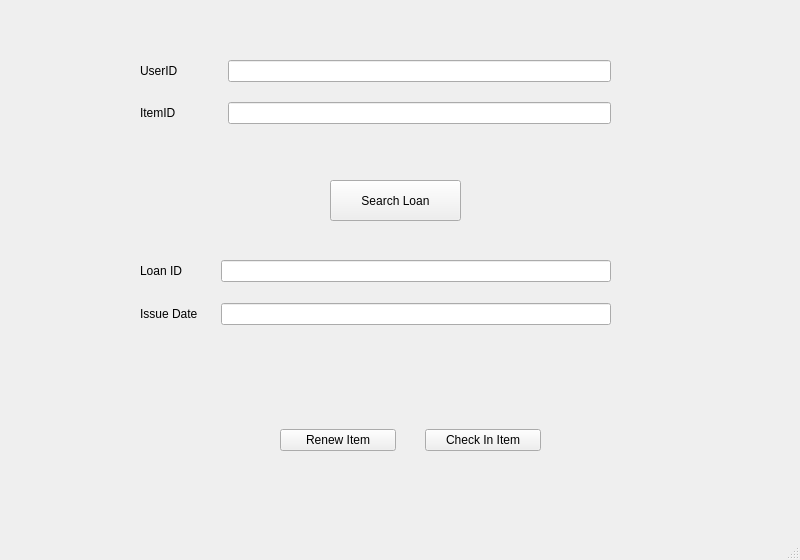
<?xml version="1.0" encoding="UTF-8"?>
<ui version="4.0">
 <class>RemoveLoan</class>
 <widget class="QMainWindow" name="RemoveLoan">
  <property name="geometry">
   <rect>
    <x>0</x>
    <y>0</y>
    <width>800</width>
    <height>560</height>
   </rect>
  </property>
  <property name="windowTitle">
   <string>MainWindow</string>
  </property>
  <widget class="QWidget" name="centralwidget">
   <widget class="QWidget" name="formLayoutWidget">
    <property name="geometry">
     <rect>
      <x>140</x>
      <y>60</y>
      <width>471</width>
      <height>111</height>
     </rect>
    </property>
    <layout class="QFormLayout" name="formLayout">
     <property name="horizontalSpacing">
      <number>50</number>
     </property>
     <property name="verticalSpacing">
      <number>20</number>
     </property>
     <item row="0" column="0">
      <widget class="QLabel" name="label">
       <property name="styleSheet">
        <string notr="true">font: 12pt &quot;Calibri&quot;;</string>
       </property>
       <property name="text">
        <string>UserID</string>
       </property>
      </widget>
     </item>
     <item row="0" column="1">
      <widget class="QLineEdit" name="in_userID">
       <property name="styleSheet">
        <string notr="true">font: 12pt &quot;Calibri&quot;;</string>
       </property>
      </widget>
     </item>
     <item row="1" column="1">
      <widget class="QLineEdit" name="in_itemID">
       <property name="styleSheet">
        <string notr="true">font: 12pt &quot;Calibri&quot;;</string>
       </property>
      </widget>
     </item>
     <item row="1" column="0">
      <widget class="QLabel" name="label_2">
       <property name="styleSheet">
        <string notr="true">font: 12pt &quot;Calibri&quot;;</string>
       </property>
       <property name="text">
        <string>ItemID</string>
       </property>
      </widget>
     </item>
    </layout>
   </widget>
   <widget class="QWidget" name="LoanDetails" native="true">
    <property name="geometry">
     <rect>
      <x>30</x>
      <y>230</y>
      <width>681</width>
      <height>331</height>
     </rect>
    </property>
    <widget class="QWidget" name="formLayoutWidget_2">
     <property name="geometry">
      <rect>
       <x>110</x>
       <y>30</y>
       <width>471</width>
       <height>141</height>
      </rect>
     </property>
     <layout class="QFormLayout" name="formLayout_2">
      <property name="horizontalSpacing">
       <number>23</number>
      </property>
      <property name="verticalSpacing">
       <number>21</number>
      </property>
      <item row="0" column="0">
       <widget class="QLabel" name="label_3">
        <property name="styleSheet">
         <string notr="true">font: 12pt &quot;Calibri&quot;;</string>
        </property>
        <property name="text">
         <string>Loan ID</string>
        </property>
       </widget>
      </item>
      <item row="0" column="1">
       <widget class="QLineEdit" name="out_loanID">
        <property name="styleSheet">
         <string notr="true">font: 12pt &quot;Calibri&quot;;</string>
        </property>
       </widget>
      </item>
      <item row="1" column="0">
       <widget class="QLabel" name="label_4">
        <property name="styleSheet">
         <string notr="true">font: 12pt &quot;Calibri&quot;;</string>
        </property>
        <property name="text">
         <string>Issue Date</string>
        </property>
       </widget>
      </item>
      <item row="1" column="1">
       <widget class="QLineEdit" name="iDate">
        <property name="styleSheet">
         <string notr="true">font: 12pt &quot;Calibri&quot;;</string>
        </property>
       </widget>
      </item>
     </layout>
    </widget>
    <widget class="QWidget" name="horizontalLayoutWidget">
     <property name="geometry">
      <rect>
       <x>250</x>
       <y>170</y>
       <width>261</width>
       <height>80</height>
      </rect>
     </property>
     <layout class="QHBoxLayout" name="horizontalLayout">
      <property name="spacing">
       <number>29</number>
      </property>
      <item>
       <widget class="QPushButton" name="renew_button">
        <property name="styleSheet">
         <string notr="true">font: 12pt &quot;Calibri&quot;;</string>
        </property>
        <property name="text">
         <string>Renew Item</string>
        </property>
       </widget>
      </item>
      <item>
       <widget class="QPushButton" name="check_in_button">
        <property name="styleSheet">
         <string notr="true">font: 12pt &quot;Calibri&quot;;</string>
        </property>
        <property name="text">
         <string>Check In Item</string>
        </property>
       </widget>
      </item>
     </layout>
    </widget>
   </widget>
   <widget class="QPushButton" name="search_button">
    <property name="geometry">
     <rect>
      <x>330</x>
      <y>180</y>
      <width>131</width>
      <height>41</height>
     </rect>
    </property>
    <property name="styleSheet">
     <string notr="true">font: 12pt &quot;Calibri&quot;;</string>
    </property>
    <property name="text">
     <string>Search Loan</string>
    </property>
   </widget>
  </widget>
  <widget class="QMenuBar" name="menubar">
   <property name="geometry">
    <rect>
     <x>0</x>
     <y>0</y>
     <width>800</width>
     <height>26</height>
    </rect>
   </property>
  </widget>
  <widget class="QStatusBar" name="statusbar"/>
 </widget>
 <resources/>
 <connections/>
</ui>
